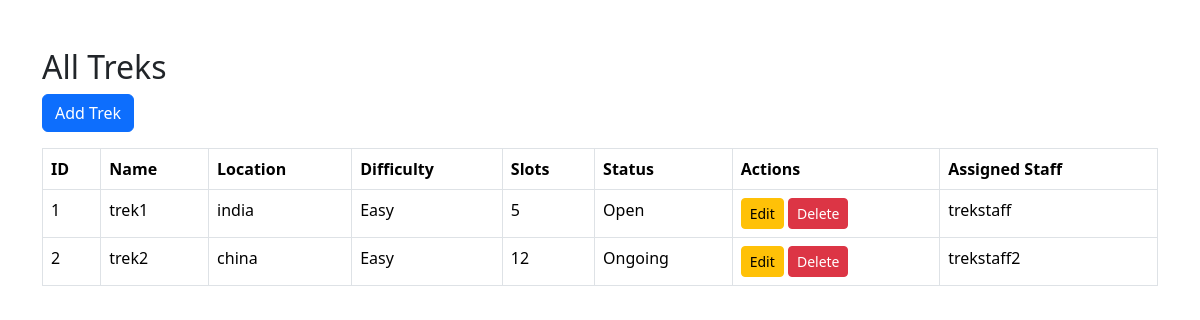
The app's page /admin/treks (signed in) with its own data.
### application/models.py (models this page shows, shortened)
class Trek(db.Model):
    __tablename__ = "trek"
    trek_id = db.Column(db.Integer, primary_key=True, autoincrement=True)
    trek_name = db.Column(db.String(100), nullable=False)
    location = db.Column(db.String(100), nullable=False)
    difficulty = db.Column(db.String(20), nullable=False)
    duration = db.Column(db.Integer, nullable=False)
    available_slots = db.Column(db.Integer, nullable=False)
    assigned_staff_id = db.Column(
        db.Integer,
        db.ForeignKey("user.user_id")
    )
    assigned_staff = db.relationship(
    "User",
    foreign_keys=[assigned_staff_id]
)
    status = db.Column(db.String(20), nullable=False)
    start_date = db.Column(db.Date)
    end_date = db.Column(db.Date)
    bookings = db.relationship("Booking", backref="trek", lazy=True)

class User(UserMixin, db.Model):
    __tablename__ = "user"
    user_id = db.Column(db.Integer, primary_key=True, autoincrement=True)
    name = db.Column(db.String(100), nullable=False)
    email = db.Column(db.String(120), unique=True, nullable=False)
    password = db.Column(db.String(200), nullable=False)
    role = db.Column(db.String(20), nullable=False)
    is_approved = db.Column(db.Boolean, default=False)
    is_blacklisted = db.Column(db.Boolean, default=False)
    is_active = db.Column(db.Boolean, default=True)
    bookings = db.relationship("Booking", backref="user", lazy=True)
    staff_profile = db.relationship("StaffProfile", backref="user", uselist=False)

### application/controllers.py (the view)
@app.route("/admin/treks")
@login_required
def view_treks():
    if current_user.role != "Admin":
        return "Access Denied."
    treks = Trek.query.all()
    return render_template(
        "admin/view_treks.html",
        treks=treks
    )

### main.py (called while the page is built)
@login_manager.user_loader
def load_user(user_id):
    return User.query.get(int(user_id))

### templates/admin/view_treks.html (shortened to what this page needs)
<!DOCTYPE html>
<html>
<head>
    <link href="https://cdn.jsdelivr.net/npm/bootstrap@5.3.7/dist/css/bootstrap.min.css" rel="stylesheet">
</head>
<body>
<div class="container mt-5">
    <h2>All Treks</h2>
    <a href="{{ url_for('add_trek') }}" class="btn btn-primary mb-3">
        Add Trek
    </a>
    <table class="table table-bordered">
        <tr>
            <th>ID</th>
            <th>Name</th>
            <th>Location</th>
            <th>Difficulty</th>
            <th>Slots</th>
            <th>Status</th>
            <th>Actions</th>
            <th>Assigned Staff</th>
        </tr>
        {% for trek in treks %}
        <tr>
            <td>{{ trek.trek_id }}</td>
            <td>{{ trek.trek_name }}</td>
            <td>{{ trek.location }}</td>
            <td>{{ trek.difficulty }}</td>
            <td>{{ trek.available_slots }}</td>
            <td>{{ trek.status }}</td>
            <td>
                <a
                    href="{{ url_for('edit_trek', trek_id=trek.trek_id) }}"
                    class="btn btn-warning btn-sm"
                >
                    Edit
                </a>
                <a
                    href="{{ url_for('delete_trek', trek_id=trek.trek_id) }}"
                    class="btn btn-danger btn-sm"
                >
                    Delete
                </a>
            </td>
            <td>
                {% if trek.assigned_staff %}
                    {{ trek.assigned_staff.name }}
                {% else %}
                    Not Assigned
                {% endif %}
            </td>
        </tr>
        {% endfor %}
    </table>
</div>
</body>
</html>

### records on screen
Trek: trek_id "1", trek_name "trek1", location "india", difficulty "Easy", available_slots "5", status "Open", assigned_staff.name "trekstaff"
Trek: trek_id "2", trek_name "trek2", location "china", difficulty "Easy", available_slots "12", status "Ongoing", assigned_staff.name "trekstaff2"
